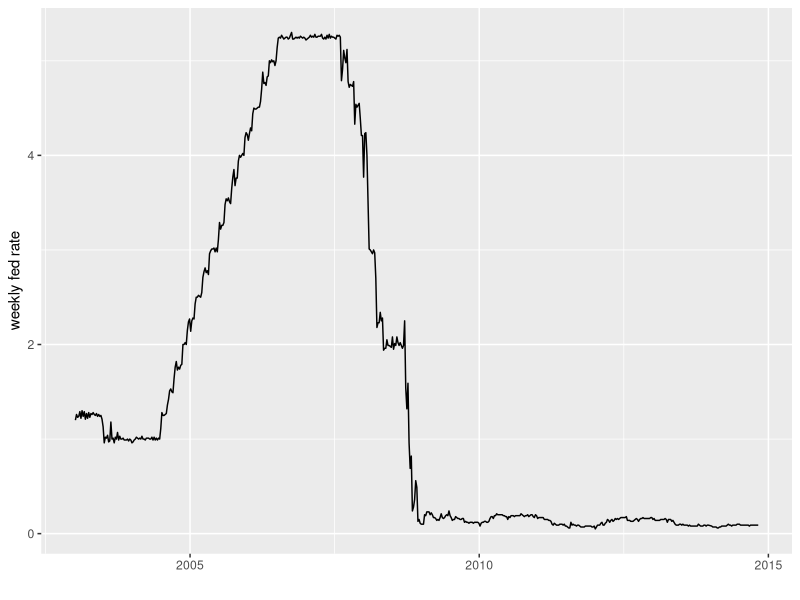
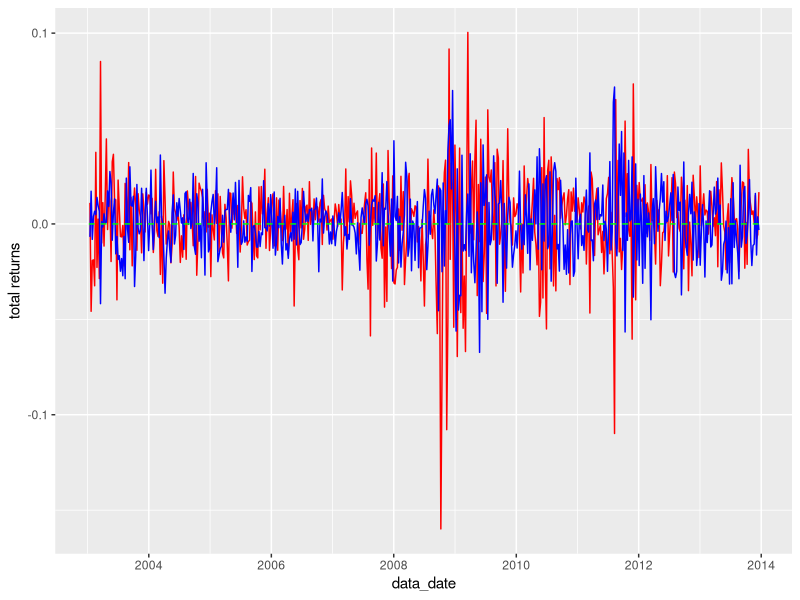
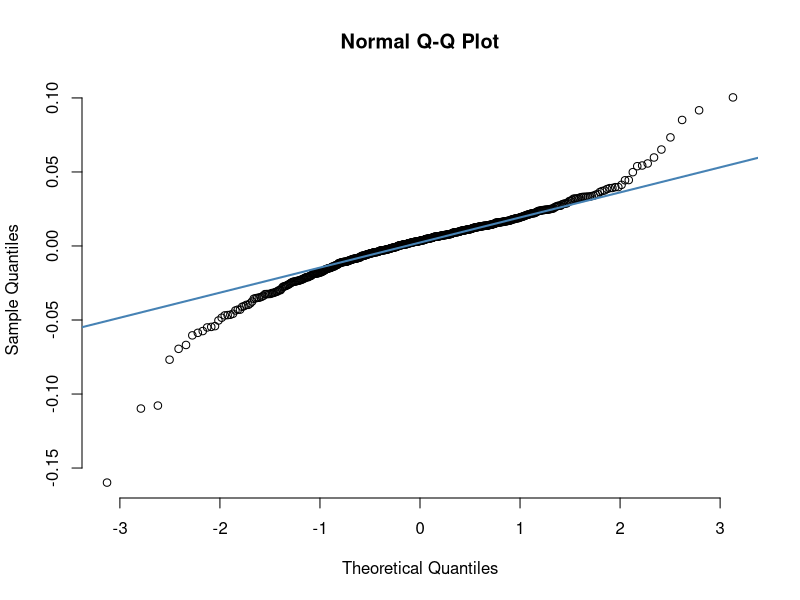
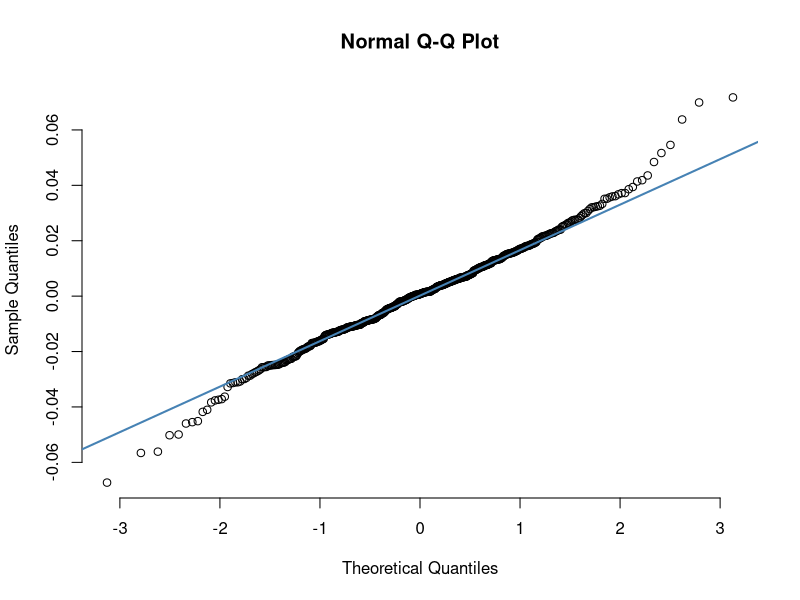
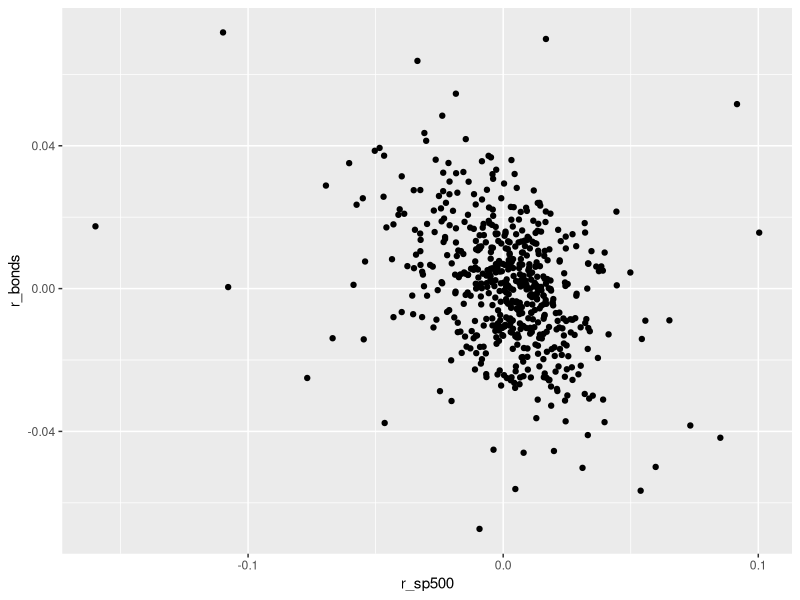
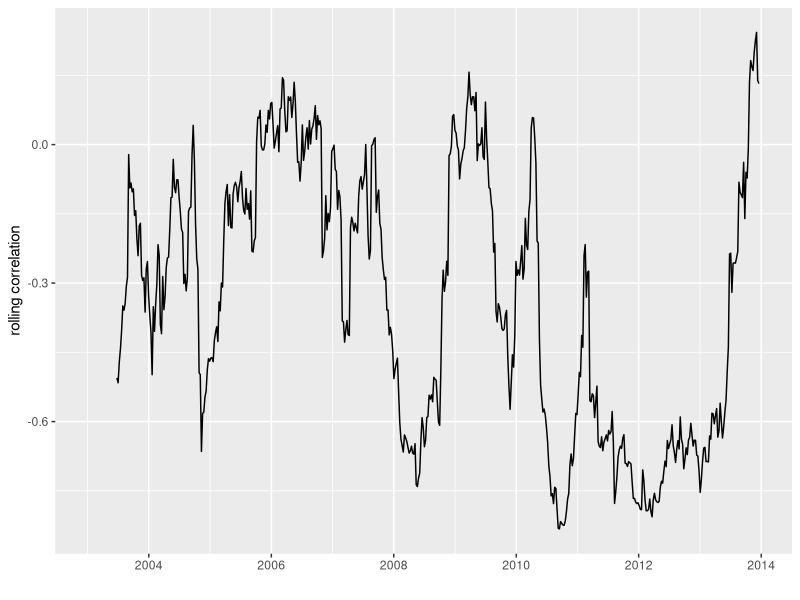
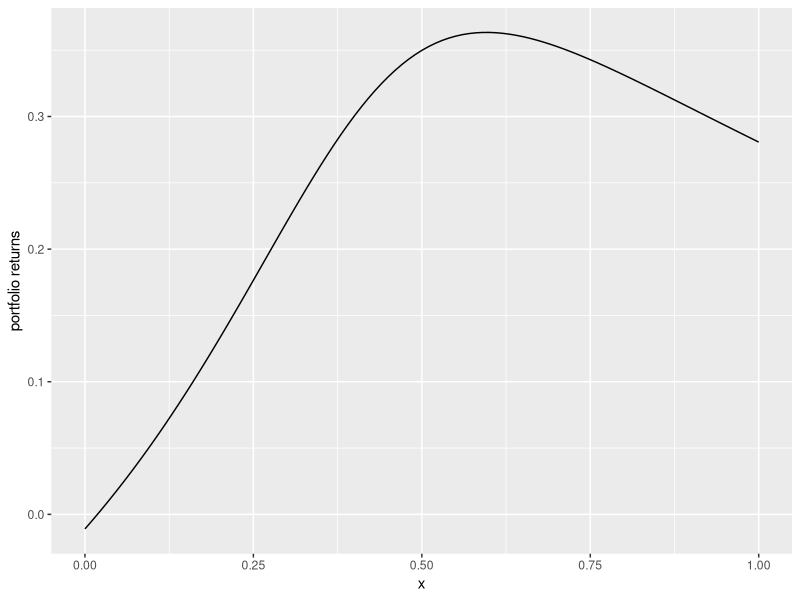
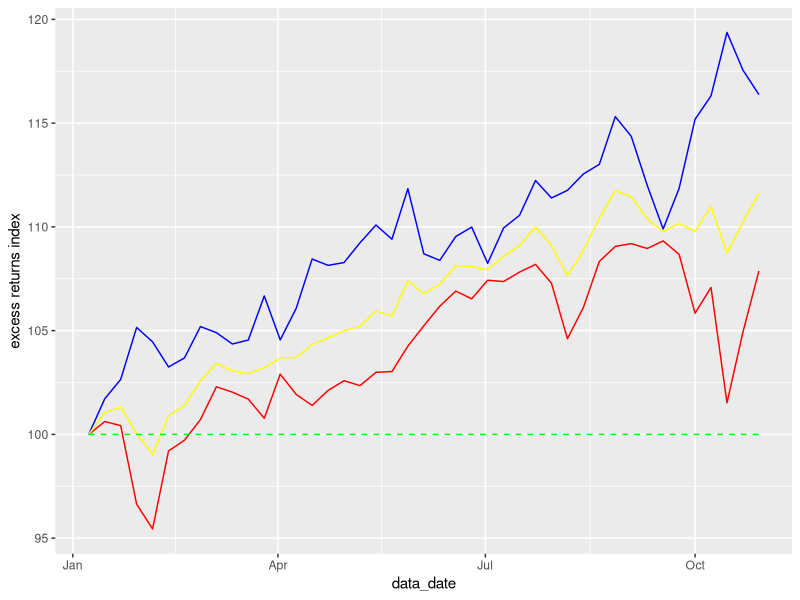

Write R code to recreate these figures, in order.
## ---- chunk 1
knitr::opts_chunk$set(echo = TRUE)
## ---- chunk 2
library(ggplot2)
library(tidyverse)
library(lubridate)

# part 1
# load the data
data.x <- read.csv2('asset_data.txt', sep = ',', stringsAsFactors=F)
# extract only theobservations where the federal funds rate is available
data.x <- na.omit(data.x)
# convert datatypes
data.x$date <- as.Date(data.x$date)
data.x$close.spy <- as.numeric(data.x$close.spy)
data.x$close.tlt <- as.numeric(data.x$close.tlt)
data.x$fed.rate <- as.numeric(data.x$fed.rate)
# check head and tail
head(data.x)
tail(data.x)
# graph the federal funds interest rate as a time series
ggplot(data.x, aes(date, fed.rate)) + geom_line() +
  xlab("") + ylab("weekly fed rate")
## ---- chunk 3
# part 2
# generate a column for year
data.x <- as_tibble(data.x)
data.x$year <- year(data.x$date)
# train set: all obs before 2014
train_set <- subset(data.x, year<2014)
nrow(train_set)
# test set: all obs in 2014
test_set <- subset(data.x, year==2014)
nrow(test_set)
## ---- chunk 4
### from now on, work on train set###
# part 3
# fed rate to decimal
train_set$fed.rate <- train_set$fed.rate / 100
# SP500 returns
train_set$l_sp500 <- c(NA, head(train_set$close.spy, -1))
train_set$r_sp500 <- train_set$close.spy / train_set$l_sp500 - 1
# bonds returns
train_set$l_bonds <- c(NA, head(train_set$close.tlt, -1))
train_set$r_bonds <- train_set$close.tlt / train_set$l_bonds - 1
# y = 0
train_set$zeros <- 0
# plot all out
ggplot() + 
  geom_line(data = train_set, aes(x = date, y = r_sp500), color = "red") +
  geom_line(data = train_set, aes(x = date, y = r_bonds), color = "blue") +
  geom_line(data = train_set, aes(x = date, y = zeros), color = "green", linetype = "dashed") +
  xlab('data_date') + ylab('total returns') 
## ---- chunk 5
# part 4
# normal quantile plots
# for sp500
qqnorm(train_set$r_sp500, pch = 1, frame = FALSE)
qqline(train_set$r_sp500, col = "steelblue", lwd = 2)
## ---- chunk 6
# for bonds
qqnorm(train_set$r_bonds, pch = 1, frame = FALSE)
qqline(train_set$r_bonds, col = "steelblue", lwd = 2)
## ---- chunk 7
# part 5
# correlation all time
cor(train_set$r_sp500, train_set$r_bonds, use = "complete.obs")
# scatterplot
ggplot() + geom_point(data = train_set, aes(x = r_sp500, y = r_bonds)) +
  xlab('r_sp500') + ylab('r_bonds')
## ---- chunk 8
# correlation rolling window
train_set$rolling_cor <- NA
window_length <- 24
# using the last day of the window
for (i in (1+window_length):nrow(train_set)){
  sp500 <- train_set$r_sp500[(i-window_length+1):i]
  bonds <- train_set$r_bonds[(i-window_length+1):i]
  res <- cor(sp500, bonds)
  train_set$rolling_cor[i] <- res
}
# plot it out
ggplot(train_set, aes(date, rolling_cor)) + geom_line() +
  xlab("") + ylab("rolling correlation")
## ---- chunk 9
# part 6
# first, sp500
# step 0
# step 1
train_set$l_frate <- c(NA, head(train_set$fed.rate, -1))
train_set$e_t <- train_set$r_sp500 - train_set$l_frate/52
# step 2
train_set$g_t <- NA
train_set$g_t[1] <- 100
for (i in 2:nrow(train_set)){
  train_set$g_t[i] <- train_set$g_t[i-1] * (1 + train_set$e_t[i])
}
# step 3
n_years <- (nrow(train_set)-1) / 52
# step 4
CAGR <- (train_set$g_t[nrow(train_set)]/train_set$g_t[1])^(1/n_years) - 1
# step 5
nu <- 52^0.5 * sd(train_set$e_t, na.rm = TRUE)
# step 6
SR <- CAGR / nu
SR
## ---- chunk 10
# second, bonds
train_set$e_t <- train_set$r_bonds - train_set$l_frate/52
# step 2
train_set$g_t <- NA
train_set$g_t[1] <- 100
for (i in 2:nrow(train_set)){
  train_set$g_t[i] <- train_set$g_t[i-1] * (1 + train_set$e_t[i])
}
# step 3
n_years <- (nrow(train_set)-1) / 52
# step 4
CAGR <- (train_set$g_t[nrow(train_set)]/train_set$g_t[1])^(1/n_years) - 1
# step 5
nu <- 52^0.5 * sd(train_set$e_t, na.rm = TRUE)
# step 6
SR <- CAGR / nu
SR
## ---- chunk 11
# part 7
# the main function
sr_portfolio <- function(x, a1, a2, fr){
  n_obs <- length(a1)
  y_t_1 <- c(NA, head(fr, -1))
  srs <- rep(NA, length(x))
  for (ix in 1:length(x)){
    xx <- x[ix]
    # step 0
    r_t <- xx*a1 + (1-xx)*a2
    # step 1
    e_t <- r_t - y_t_1/52
    # step 2
    g_t <- rep(NA, n_obs)
    g_t[1] <- 100
    for (i in 2:n_obs){
      g_t[i] <- g_t[i-1] * (1 + e_t[i])
    }
    # step 3
    n_years <- (n_obs-1) / 52
    # step 4
    CAGR <- (g_t[n_obs]/g_t[1])^(1/n_years) - 1
    # step 5
    nu <- 52^0.5 * sd(e_t, na.rm = TRUE)
    # step 6
    SR <- CAGR / nu
    srs[ix] <- SR
  }
  return(srs)
}
# recompute SR for part 6
x  <- c(0.0, 1.0)
a1 <- train_set$r_sp500
a2 <- train_set$r_bonds
fr <- train_set$fed.rate
sr_portfolio(x, a1, a2, fr)
## ---- chunk 12
# plot it as a function of x
base <- ggplot(data.frame(x = c(0, 1)), aes(x))
base + stat_function(fun = sr_portfolio, 
      args = list(a1 = train_set$r_sp500, a2=train_set$r_bonds, fr=train_set$fed.rate)) +
  xlab("x") + ylab("portfolio returns")
## ---- chunk 13
# part 8
x_opt <- optimize(sr_portfolio, c(0, 1), tol=1e-5, maximum = TRUE,
                  a1 = train_set$r_sp500, a2=train_set$r_bonds, fr=train_set$fed.rate)
x_opt
## ---- chunk 14
### from now on, work on test set###
# part 9
# redo part 3
# fed rate to decimal
test_set$fed.rate <- test_set$fed.rate / 100
# SP500 returns
test_set$l_sp500 <- c(NA, head(test_set$close.spy, -1))
test_set$r_sp500 <- test_set$close.spy / test_set$l_sp500 - 1
# bonds returns
test_set$l_bonds <- c(NA, head(test_set$close.tlt, -1))
test_set$r_bonds <- test_set$close.tlt / test_set$l_bonds - 1
# optimal portfolio
test_set$r_portf <- x_opt$maximum[1] * test_set$r_sp500 + (1 - x_opt$maximum[1]) * test_set$r_bonds
# redo part 6
# first, sp500
# step 0
# step 1
test_set$l_frate <- c(NA, head(test_set$fed.rate, -1))
test_set$e_t <- test_set$r_sp500 - test_set$l_frate/52
# step 2
test_set$g_t <- NA
test_set$g_t[1] <- 100
for (i in 2:nrow(test_set)){
  test_set$g_t[i] <- test_set$g_t[i-1] * (1 + test_set$e_t[i])
}

# second, bonds
test_set$e_t1 <- test_set$r_bonds - test_set$l_frate/52
# step 2
test_set$g_t1 <- NA
test_set$g_t1[1] <- 100
for (i in 2:nrow(test_set)){
  test_set$g_t1[i] <- test_set$g_t1[i-1] * (1 + test_set$e_t1[i])
}

# third, optimal portfolio
# second, bonds
test_set$e_t2 <- test_set$r_portf - test_set$l_frate/52
# step 2
test_set$g_t2 <- NA
test_set$g_t2[1] <- 100
for (i in 2:nrow(test_set)){
  test_set$g_t2[i] <- test_set$g_t2[i-1] * (1 + test_set$e_t2[i])
}

# plot all out
test_set$const <- 100
ggplot() + 
  geom_line(data = test_set, aes(x = date, y = g_t), color = "red") +
  geom_line(data = test_set, aes(x = date, y = g_t1), color = "blue") +
  geom_line(data = test_set, aes(x = date, y = g_t2), color = "yellow") +
  geom_line(data = test_set, aes(x = date, y = const), color = "green", linetype = "dashed") +
  xlab('data_date') + ylab('excess returns index')
## ---- chunk 15
# part 10
cat('sp500 only', test_set$g_t[nrow(test_set)], '\n')
cat('bonds only', test_set$g_t1[nrow(test_set)], '\n')
cat(' portfolio', test_set$g_t2[nrow(test_set)], '\n')
